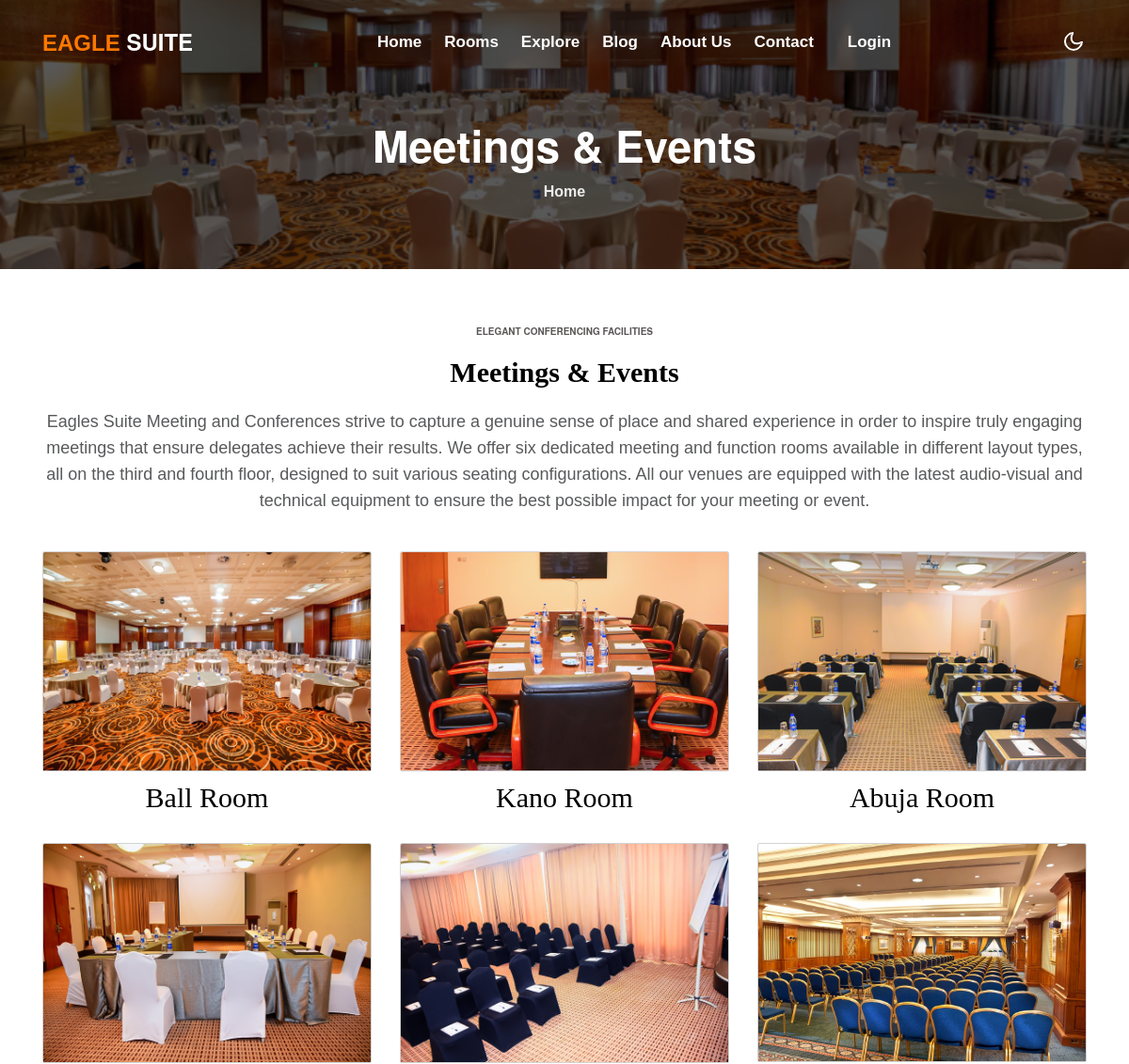
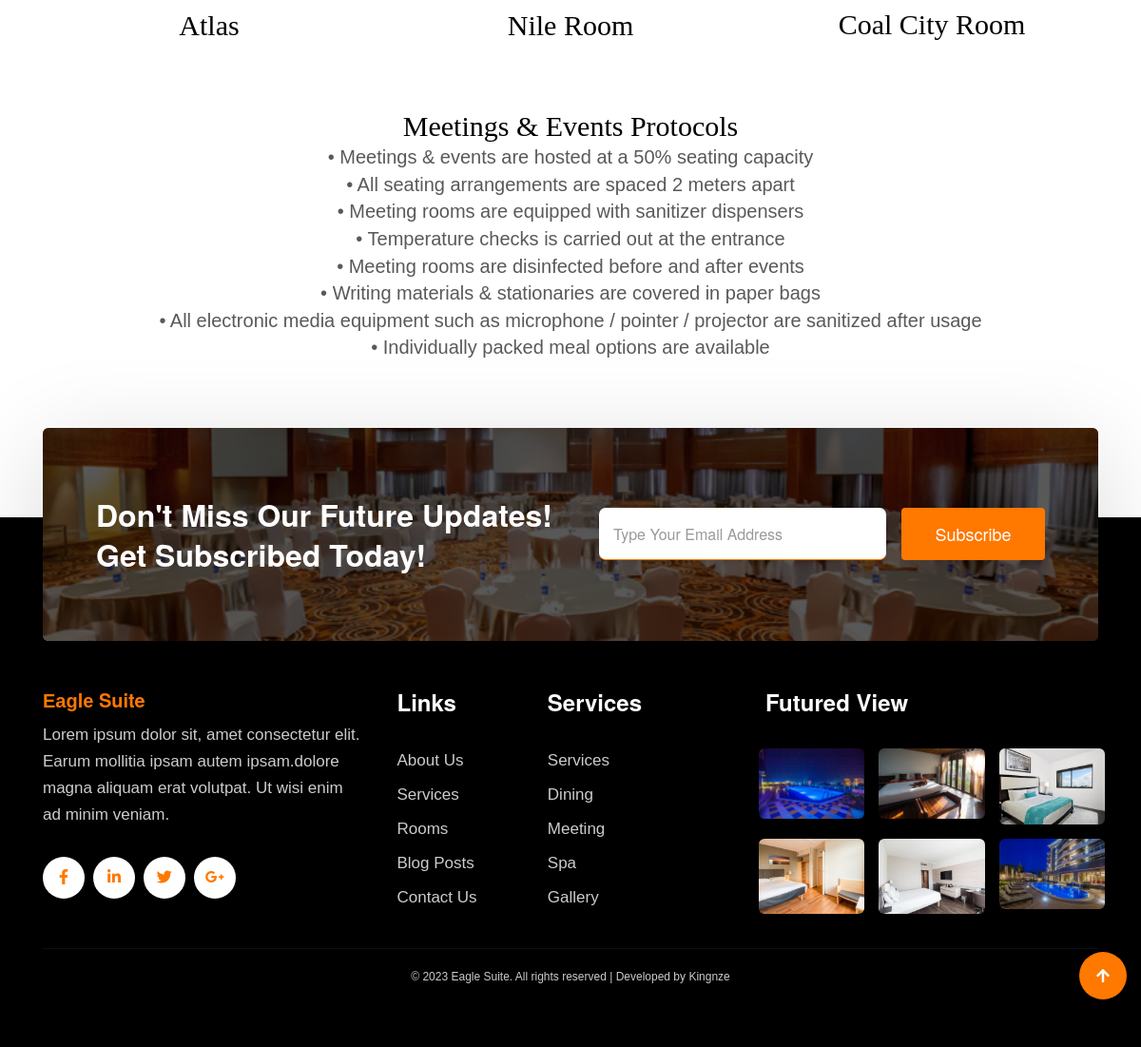
Screenshot of /meeting with the database file from the repository (2 pictures, top to bottom).
### eagles/models.py (models this page shows, shortened)
class Meeting(models.Model):
    title = models.CharField(max_length=100)
    meetimg = models.ImageField()
    class Meta:
        db_table = 'meeting'
        managed = True
        verbose_name = 'Meetings'
        verbose_name_plural = 'Meetings'

### eagles/views.py (the view)
# urls.py: path('meeting',views.meeting,name='meeting'),
def meeting(request):
    meeting = Meeting.objects.all()
    context = {
        'meeting':meeting
    }
    return render(request,'eagles/meeting.html',context)

### templates/eagles/meeting.html (shortened to what this page needs)
{% extends "base.html" %}
{% load static %}
{% block content %}
<div class="inner-banner py-5">
    <section class="kinging-breadcrumb text-left py-sm-5 ">
        <div class="container">
            <div class="w3breadcrumb-gids">
              <br><br>
                <div class="w3breadcrumb-left text-left">
                    <h2 class="inner-w3-title mt-lg-5 mt-4 text-center">
                        Meetings & Events </h2>
                </div>
                <div class="w3breadcrumb-right">
                    <ul class="breadcrumbs-custom-path">
                        <li><a href="{% url 'index' %}">Home</a></li>
                    </ul>
                </div>
            </div>
        </div>
    </section>
</div>
<section >
    <br><br><br>
    <div class="container">
      <div class="row">
        <div class="col-md-12">
          <h6 style="color: rgb(90, 86, 86); text-align: center;">ELEGANT CONFERENCING FACILITIES</h6>
          <br>
        <h5 style="font-size: 3rem; font-family: geneva; font-weight: 700; text-align: center;">Meetings & Events</h5>
        <br>
        <p style="text-align: center;">
          Eagles Suite Meeting and Conferences strive to capture a genuine sense of place and shared experience in order to inspire truly engaging meetings that ensure delegates achieve their results. We offer six dedicated meeting and function rooms available in different layout types, all on the third and fourth floor, designed to suit various seating configurations. All our venues are equipped with the latest audio-visual and technical equipment to ensure the best possible impact for your meeting or event.
        </p>
        <br>
        <br>
        </div>
      </div>
    </div>
  </section>
  <section >
    <div class="container">
      <div class="row">
        {% if meeting %}
        {% for item in meeting %}
        <div class="col-md-4">
          <div class="card" >
            <div class="inner">
              <a href="{{item.meetimg.url}}" data-lightbox="meeting">
                <img src="{{item.meetimg.url}}" class="card-img-top" alt="">
              </a>
            </div>
          </div>
          <h5 class="py-3 text-center" style="font-size: 3rem; font-family: geneva; font-weight: 500; ">{{item.title}}</h5>
          <br>
        </div>
        {% endfor %}
        {% endif %}
    </div>
  </section>
  <section >
    <br><br>
    <div class="container">
      <div class="row" >
        <div class="col-md-12" style="text-align: center;">
          <h5 style="font-size: 3rem; font-family: geneva; font-weight: 500; ">Meetings & Events Protocols</h5>
          <ul style="font-size: 2rem; font-family: geneva;" >
            <li>• Meetings & events are hosted at a 50% seating capacity</li>
            <li>• All seating arrangements are spaced 2 meters apart</li>
            <li>• Meeting rooms are equipped with sanitizer dispensers</li>
            <li>• Temperature checks is carried out at the entrance</li>
            <li>• Meeting rooms are disinfected before and after events</li>
            <li>• Writing materials & stationaries are covered in paper bags</li>
            <li>• All electronic media equipment such as microphone / pointer / projector are sanitized after usage</li>
            <li>• Individually packed meal options are available</li>
          </ul>
        </div>
      </div>
    </div>
    <br><br><br>
  </section>
{% endblock content %}

### rows the page displays
Meeting: meetimg (picture), title "Ball Room"
Meeting: meetimg (picture), title "Kano Room"
Meeting: meetimg (picture), title "Abuja Room"
Meeting: meetimg (picture), title "Atlas"
Meeting: meetimg (picture), title "Nile Room"
Meeting: meetimg (picture), title "Coal City Room"
